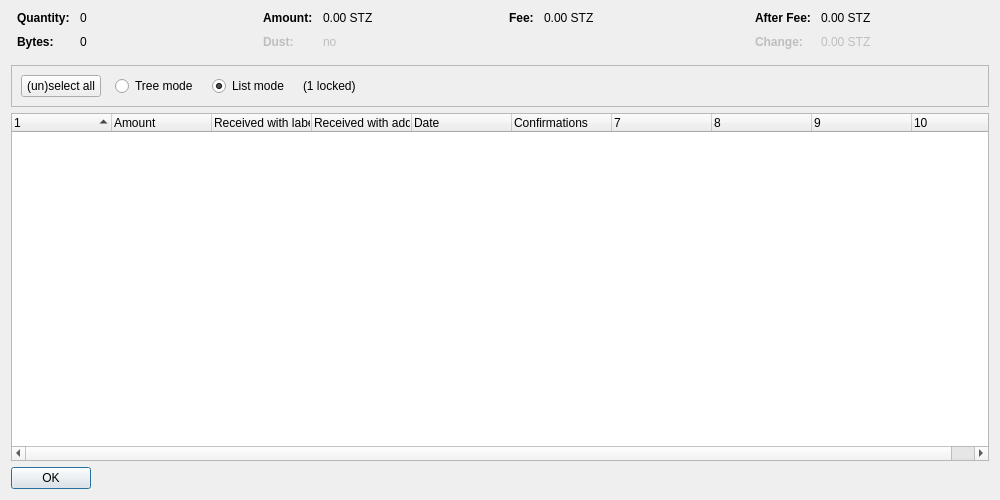
<?xml version="1.0" encoding="UTF-8"?>
<ui version="4.0">
 <class>CoinControlDialog</class>
 <widget class="QDialog" name="CoinControlDialog">
  <property name="geometry">
   <rect>
    <x>0</x>
    <y>0</y>
    <width>1000</width>
    <height>500</height>
   </rect>
  </property>
  <property name="windowTitle">
   <string>Coin Selection</string>
  </property>
  <layout class="QVBoxLayout" name="verticalLayout">
   <item>
    <layout class="QHBoxLayout" name="horizontalLayoutTop" stretch="0,0,0,0">
     <property name="topMargin">
      <number>0</number>
     </property>
     <property name="bottomMargin">
      <number>10</number>
     </property>
     <item>
      <layout class="QFormLayout" name="formLayoutCoinControl1">
       <property name="horizontalSpacing">
        <number>10</number>
       </property>
       <property name="verticalSpacing">
        <number>10</number>
       </property>
       <property name="leftMargin">
        <number>6</number>
       </property>
       <property name="rightMargin">
        <number>6</number>
       </property>
       <item row="0" column="0">
        <widget class="QLabel" name="labelCoinControlQuantityText">
         <property name="font">
          <font>
           <weight>75</weight>
           <bold>true</bold>
          </font>
         </property>
         <property name="text">
          <string>Quantity:</string>
         </property>
        </widget>
       </item>
       <item row="0" column="1">
        <widget class="QLabel" name="labelCoinControlQuantity">
         <property name="cursor">
          <cursorShape>IBeamCursor</cursorShape>
         </property>
         <property name="contextMenuPolicy">
          <enum>Qt::ActionsContextMenu</enum>
         </property>
         <property name="text">
          <string notr="true">0</string>
         </property>
         <property name="textInteractionFlags">
          <set>Qt::LinksAccessibleByMouse|Qt::TextSelectableByKeyboard|Qt::TextSelectableByMouse</set>
         </property>
        </widget>
       </item>
       <item row="1" column="0">
        <widget class="QLabel" name="labelCoinControlBytesText">
         <property name="font">
          <font>
           <weight>75</weight>
           <bold>true</bold>
          </font>
         </property>
         <property name="text">
          <string>Bytes:</string>
         </property>
        </widget>
       </item>
       <item row="1" column="1">
        <widget class="QLabel" name="labelCoinControlBytes">
         <property name="cursor">
          <cursorShape>IBeamCursor</cursorShape>
         </property>
         <property name="contextMenuPolicy">
          <enum>Qt::ActionsContextMenu</enum>
         </property>
         <property name="text">
          <string notr="true">0</string>
         </property>
         <property name="textInteractionFlags">
          <set>Qt::LinksAccessibleByMouse|Qt::TextSelectableByKeyboard|Qt::TextSelectableByMouse</set>
         </property>
        </widget>
       </item>
      </layout>
     </item>
     <item>
      <layout class="QFormLayout" name="formLayoutCoinControl2">
       <property name="horizontalSpacing">
        <number>10</number>
       </property>
       <property name="verticalSpacing">
        <number>10</number>
       </property>
       <property name="leftMargin">
        <number>6</number>
       </property>
       <property name="rightMargin">
        <number>6</number>
       </property>
       <item row="0" column="0">
        <widget class="QLabel" name="labelCoinControlAmountText">
         <property name="font">
          <font>
           <weight>75</weight>
           <bold>true</bold>
          </font>
         </property>
         <property name="text">
          <string>Amount:</string>
         </property>
        </widget>
       </item>
       <item row="0" column="1">
        <widget class="QLabel" name="labelCoinControlAmount">
         <property name="cursor">
          <cursorShape>IBeamCursor</cursorShape>
         </property>
         <property name="contextMenuPolicy">
          <enum>Qt::ActionsContextMenu</enum>
         </property>
         <property name="text">
          <string notr="true">0.00 STZ</string>
         </property>
         <property name="textInteractionFlags">
          <set>Qt::LinksAccessibleByMouse|Qt::TextSelectableByKeyboard|Qt::TextSelectableByMouse</set>
         </property>
        </widget>
       </item>
       <item row="1" column="0">
        <widget class="QLabel" name="labelCoinControlLowOutputText">
         <property name="enabled">
          <bool>false</bool>
         </property>
         <property name="font">
          <font>
           <weight>75</weight>
           <bold>true</bold>
          </font>
         </property>
         <property name="text">
          <string>Dust:</string>
         </property>
        </widget>
       </item>
       <item row="1" column="1">
        <widget class="QLabel" name="labelCoinControlLowOutput">
         <property name="enabled">
          <bool>false</bool>
         </property>
         <property name="cursor">
          <cursorShape>IBeamCursor</cursorShape>
         </property>
         <property name="contextMenuPolicy">
          <enum>Qt::ActionsContextMenu</enum>
         </property>
         <property name="text">
          <string notr="true">no</string>
         </property>
         <property name="textInteractionFlags">
          <set>Qt::LinksAccessibleByMouse|Qt::TextSelectableByKeyboard|Qt::TextSelectableByMouse</set>
         </property>
        </widget>
       </item>
      </layout>
     </item>
     <item>
      <layout class="QFormLayout" name="formLayoutCoinControl3">
       <property name="horizontalSpacing">
        <number>10</number>
       </property>
       <property name="verticalSpacing">
        <number>10</number>
       </property>
       <property name="leftMargin">
        <number>6</number>
       </property>
       <property name="rightMargin">
        <number>6</number>
       </property>
       <item row="0" column="0">
        <widget class="QLabel" name="labelCoinControlFeeText">
         <property name="font">
          <font>
           <weight>75</weight>
           <bold>true</bold>
          </font>
         </property>
         <property name="text">
          <string>Fee:</string>
         </property>
        </widget>
       </item>
       <item row="0" column="1">
        <widget class="QLabel" name="labelCoinControlFee">
         <property name="cursor">
          <cursorShape>IBeamCursor</cursorShape>
         </property>
         <property name="contextMenuPolicy">
          <enum>Qt::ActionsContextMenu</enum>
         </property>
         <property name="text">
          <string notr="true">0.00 STZ</string>
         </property>
         <property name="textInteractionFlags">
          <set>Qt::LinksAccessibleByMouse|Qt::TextSelectableByKeyboard|Qt::TextSelectableByMouse</set>
         </property>
        </widget>
       </item>
      </layout>
     </item>
     <item>
      <layout class="QFormLayout" name="formLayoutCoinControl4">
       <property name="horizontalSpacing">
        <number>10</number>
       </property>
       <property name="verticalSpacing">
        <number>10</number>
       </property>
       <property name="leftMargin">
        <number>6</number>
       </property>
       <property name="rightMargin">
        <number>6</number>
       </property>
       <item row="0" column="0">
        <widget class="QLabel" name="labelCoinControlAfterFeeText">
         <property name="font">
          <font>
           <weight>75</weight>
           <bold>true</bold>
          </font>
         </property>
         <property name="text">
          <string>After Fee:</string>
         </property>
        </widget>
       </item>
       <item row="0" column="1">
        <widget class="QLabel" name="labelCoinControlAfterFee">
         <property name="cursor">
          <cursorShape>IBeamCursor</cursorShape>
         </property>
         <property name="contextMenuPolicy">
          <enum>Qt::ActionsContextMenu</enum>
         </property>
         <property name="text">
          <string notr="true">0.00 STZ</string>
         </property>
         <property name="textInteractionFlags">
          <set>Qt::LinksAccessibleByMouse|Qt::TextSelectableByKeyboard|Qt::TextSelectableByMouse</set>
         </property>
        </widget>
       </item>
       <item row="1" column="0">
        <widget class="QLabel" name="labelCoinControlChangeText">
         <property name="enabled">
          <bool>false</bool>
         </property>
         <property name="font">
          <font>
           <weight>75</weight>
           <bold>true</bold>
          </font>
         </property>
         <property name="text">
          <string>Change:</string>
         </property>
        </widget>
       </item>
       <item row="1" column="1">
        <widget class="QLabel" name="labelCoinControlChange">
         <property name="enabled">
          <bool>false</bool>
         </property>
         <property name="cursor">
          <cursorShape>IBeamCursor</cursorShape>
         </property>
         <property name="contextMenuPolicy">
          <enum>Qt::ActionsContextMenu</enum>
         </property>
         <property name="text">
          <string notr="true">0.00 STZ</string>
         </property>
         <property name="textInteractionFlags">
          <set>Qt::LinksAccessibleByMouse|Qt::TextSelectableByKeyboard|Qt::TextSelectableByMouse</set>
         </property>
        </widget>
       </item>
      </layout>
     </item>
    </layout>
   </item>
   <item>
    <widget class="QFrame" name="frame">
     <property name="minimumSize">
      <size>
       <width>0</width>
       <height>40</height>
      </size>
     </property>
     <property name="frameShape">
      <enum>QFrame::StyledPanel</enum>
     </property>
     <property name="frameShadow">
      <enum>QFrame::Sunken</enum>
     </property>
     <layout class="QHBoxLayout" name="horizontalLayout">
      <item>
       <layout class="QHBoxLayout" name="horizontalLayoutPanel" stretch="0,0,0,0,0">
        <property name="spacing">
         <number>14</number>
        </property>
        <item>
         <widget class="QPushButton" name="pushButtonSelectAll">
          <property name="sizePolicy">
           <sizepolicy hsizetype="Maximum" vsizetype="Fixed">
            <horstretch>0</horstretch>
            <verstretch>0</verstretch>
           </sizepolicy>
          </property>
          <property name="text">
           <string>(un)select all</string>
          </property>
          <property name="autoDefault">
           <bool>false</bool>
          </property>
         </widget>
        </item>
        <item>
         <widget class="QRadioButton" name="radioTreeMode">
          <property name="sizePolicy">
           <sizepolicy hsizetype="Maximum" vsizetype="Fixed">
            <horstretch>0</horstretch>
            <verstretch>0</verstretch>
           </sizepolicy>
          </property>
          <property name="text">
           <string>Tree mode</string>
          </property>
         </widget>
        </item>
        <item>
         <widget class="QRadioButton" name="radioListMode">
          <property name="sizePolicy">
           <sizepolicy hsizetype="Maximum" vsizetype="Fixed">
            <horstretch>0</horstretch>
            <verstretch>0</verstretch>
           </sizepolicy>
          </property>
          <property name="text">
           <string>List mode</string>
          </property>
          <property name="checked">
           <bool>true</bool>
          </property>
         </widget>
        </item>
        <item>
         <widget class="QLabel" name="labelLocked">
          <property name="text">
           <string notr="true">(1 locked)</string>
          </property>
         </widget>
        </item>
        <item>
         <spacer name="horizontalSpacer">
          <property name="orientation">
           <enum>Qt::Horizontal</enum>
          </property>
          <property name="sizeHint" stdset="0">
           <size>
            <width>40</width>
            <height>20</height>
           </size>
          </property>
         </spacer>
        </item>
       </layout>
      </item>
     </layout>
    </widget>
   </item>
   <item>
    <widget class="CoinControlTreeWidget" name="treeWidget">
     <property name="contextMenuPolicy">
      <enum>Qt::CustomContextMenu</enum>
     </property>
     <property name="sortingEnabled">
      <bool>false</bool>
     </property>
     <property name="columnCount">
      <number>10</number>
     </property>
     <attribute name="headerShowSortIndicator" stdset="0">
      <bool>true</bool>
     </attribute>
     <attribute name="headerStretchLastSection">
      <bool>false</bool>
     </attribute>
     <column>
      <property name="text">
       <string/>
      </property>
     </column>
     <column>
      <property name="text">
       <string>Amount</string>
      </property>
     </column>
     <column>
      <property name="text">
       <string>Received with label</string>
      </property>
     </column>
     <column>
      <property name="text">
       <string>Received with address</string>
      </property>
     </column>
     <column>
      <property name="text">
       <string>Date</string>
      </property>
     </column>
     <column>
      <property name="text">
       <string>Confirmations</string>
      </property>
      <property name="toolTip">
       <string>Confirmed</string>
      </property>
     </column>
     <column>
      <property name="text">
       <string/>
      </property>
     </column>
     <column>
      <property name="text">
       <string/>
      </property>
     </column>
     <column>
      <property name="text">
       <string/>
      </property>
     </column>
     <column>
      <property name="text">
       <string/>
      </property>
     </column>
    </widget>
   </item>
   <item>
    <widget class="QDialogButtonBox" name="buttonBox">
     <property name="sizePolicy">
      <sizepolicy hsizetype="Maximum" vsizetype="Fixed">
       <horstretch>0</horstretch>
       <verstretch>0</verstretch>
      </sizepolicy>
     </property>
     <property name="orientation">
      <enum>Qt::Horizontal</enum>
     </property>
     <property name="standardButtons">
      <set>QDialogButtonBox::Ok</set>
     </property>
    </widget>
   </item>
  </layout>
 </widget>
 <customwidgets>
  <customwidget>
   <class>CoinControlTreeWidget</class>
   <extends>QTreeWidget</extends>
   <header>coincontroltreewidget.h</header>
  </customwidget>
 </customwidgets>
 <resources/>
 <connections/>
</ui>
